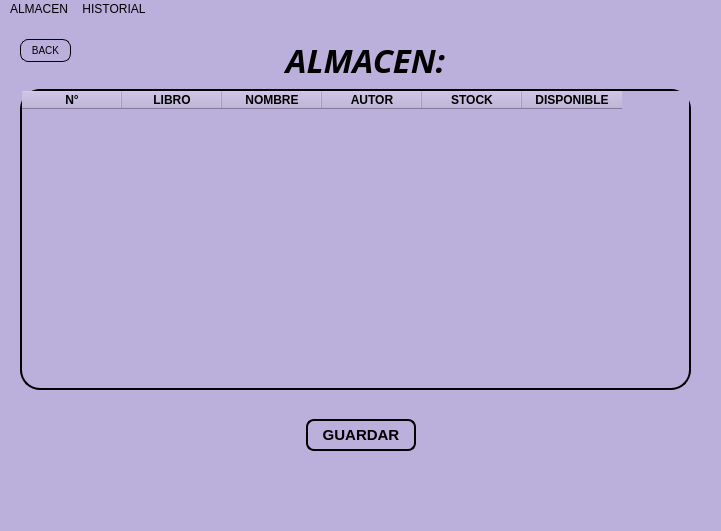
<?xml version="1.0" encoding="UTF-8"?>
<ui version="4.0">
 <class>MainWindow</class>
 <widget class="QMainWindow" name="MainWindow">
  <property name="geometry">
   <rect>
    <x>0</x>
    <y>0</y>
    <width>721</width>
    <height>531</height>
   </rect>
  </property>
  <property name="windowTitle">
   <string>MainWindow</string>
  </property>
  <property name="styleSheet">
   <string notr="true">background-color: #BBAFDB</string>
  </property>
  <widget class="QWidget" name="centralwidget">
   <widget class="QLabel" name="label">
    <property name="geometry">
     <rect>
      <x>260</x>
      <y>20</y>
      <width>211</width>
      <height>41</height>
     </rect>
    </property>
    <property name="font">
     <font>
      <family>Cascadia Code</family>
      <pointsize>25</pointsize>
      <weight>75</weight>
      <italic>true</italic>
      <bold>true</bold>
     </font>
    </property>
    <property name="text">
     <string>ALMACEN:</string>
    </property>
    <property name="alignment">
     <set>Qt::AlignCenter</set>
    </property>
   </widget>
   <widget class="QTableWidget" name="tableWidget">
    <property name="geometry">
     <rect>
      <x>20</x>
      <y>70</y>
      <width>671</width>
      <height>301</height>
     </rect>
    </property>
    <property name="styleSheet">
     <string notr="true">QTableWidget{
	border: 2px solid #000000;
	border-radius: 20px;
	background-color: #BBAFDB;
	color: black;
	font-size: 13px;
	cursor: pointer;
  	transition: transform 0.2s ease, background-color 0.2s ease;
}</string>
    </property>
    <column>
     <property name="text">
      <string>N°</string>
     </property>
     <property name="font">
      <font>
       <weight>75</weight>
       <bold>true</bold>
      </font>
     </property>
    </column>
    <column>
     <property name="text">
      <string>LIBRO</string>
     </property>
     <property name="font">
      <font>
       <weight>75</weight>
       <bold>true</bold>
      </font>
     </property>
    </column>
    <column>
     <property name="text">
      <string>NOMBRE</string>
     </property>
     <property name="font">
      <font>
       <weight>75</weight>
       <bold>true</bold>
      </font>
     </property>
    </column>
    <column>
     <property name="text">
      <string>AUTOR</string>
     </property>
     <property name="font">
      <font>
       <weight>75</weight>
       <bold>true</bold>
      </font>
     </property>
    </column>
    <column>
     <property name="text">
      <string>STOCK</string>
     </property>
     <property name="font">
      <font>
       <weight>75</weight>
       <bold>true</bold>
      </font>
     </property>
    </column>
    <column>
     <property name="text">
      <string>DISPONIBLE</string>
     </property>
     <property name="font">
      <font>
       <weight>75</weight>
       <bold>true</bold>
      </font>
     </property>
    </column>
   </widget>
   <widget class="QPushButton" name="pushButton">
    <property name="geometry">
     <rect>
      <x>20</x>
      <y>20</y>
      <width>51</width>
      <height>23</height>
     </rect>
    </property>
    <property name="styleSheet">
     <string notr="true">QPushButton{
	border: 1px solid #000000;
	border-radius: 8px;
	background-color: #BBAFDB;
	color: black;
	font-size: 10px;
	cursor: pointer;
  	transition: transform 0.2s ease, background-color 0.2s ease;
}

QPushButton:hover {
 	background-color: #8E7CC3;
}</string>
    </property>
    <property name="text">
     <string>BACK</string>
    </property>
   </widget>
   <widget class="QPushButton" name="btnGuardar">
    <property name="geometry">
     <rect>
      <x>306</x>
      <y>400</y>
      <width>110</width>
      <height>32</height>
     </rect>
    </property>
    <property name="font">
     <font>
      <pointsize>-1</pointsize>
      <weight>75</weight>
      <bold>true</bold>
     </font>
    </property>
    <property name="styleSheet">
     <string notr="true">QPushButton{
	border: 2px solid #000000;
	border-radius: 8px;
	background-color: #BBAFDB;
	color: black;
	font-size: 15px;
	cursor: pointer;
  	transition: transform 0.2s ease, background-color 0.2s ease;
}

QPushButton:hover {
 	background-color: #8E7CC3;
}</string>
    </property>
    <property name="text">
     <string>GUARDAR</string>
    </property>
   </widget>
  </widget>
  <widget class="QStatusBar" name="statusbar"/>
  <widget class="QMenuBar" name="menubar">
   <property name="geometry">
    <rect>
     <x>0</x>
     <y>0</y>
     <width>721</width>
     <height>26</height>
    </rect>
   </property>
   <widget class="QMenu" name="menuALMACEN">
    <property name="title">
     <string>ALMACEN</string>
    </property>
   </widget>
   <widget class="QMenu" name="menuHISTORIAL">
    <property name="title">
     <string>HISTORIAL</string>
    </property>
    <addaction name="actionCOMPRADAS"/>
    <addaction name="actionALQUILADAS"/>
   </widget>
   <addaction name="menuALMACEN"/>
   <addaction name="menuHISTORIAL"/>
  </widget>
  <action name="actionCOMPRADAS">
   <property name="text">
    <string>COMPRADAS</string>
   </property>
  </action>
  <action name="actionALQUILADAS">
   <property name="text">
    <string>ALQUILADAS</string>
   </property>
  </action>
 </widget>
 <resources/>
 <connections/>
</ui>
